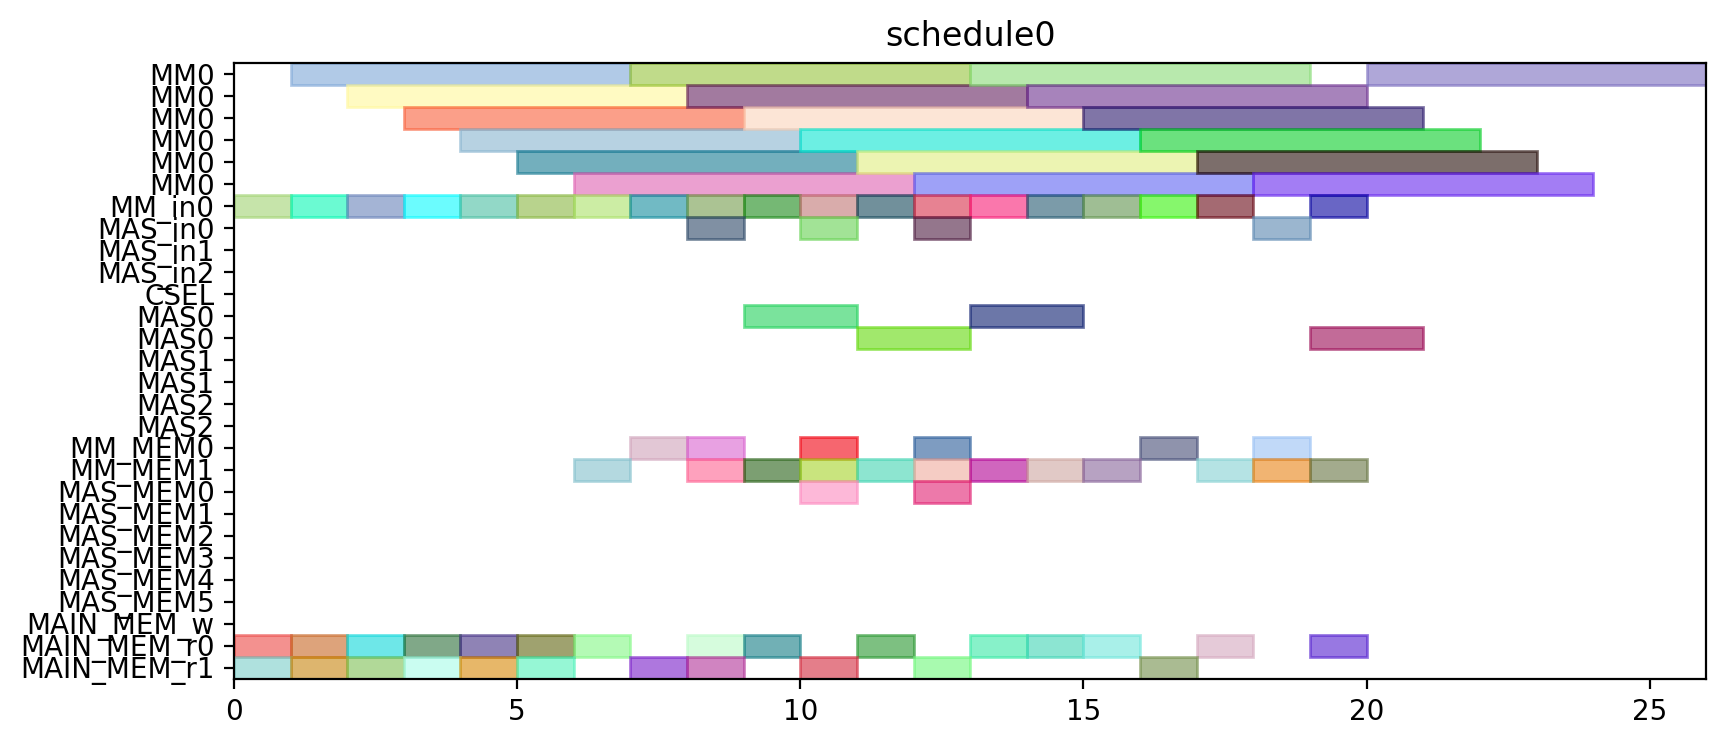

Reproduce this figure in Python.
from pyschedule import Scenario, solvers, plotters, alt


def solve():
	horizon = 120
	S = Scenario("schedule0", horizon=horizon)

	# resource
	MM = S.Resources('MM', num=1, size=6)
	MM_in = S.Resources('MM_in', num=1)
	MAS_in = S.Resources('MAS_in', num=3)
	CSEL = S.Resource('CSEL')
	MAS = S.Resources('MAS', num=3, size=2, periods=range(1, horizon))
	MM_MEM = S.Resources('MM_MEM', num=2)
	MAS_MEM = S.Resources('MAS_MEM', num=6)
	MAIN_MEM_w = S.Resource('MAIN_MEM_w', size=1)
	MAIN_MEM_r = S.Resources('MAIN_MEM_r', num=2)

	# result of previous scheduling

	# new tasks
	Z_exp2 = S.Task('Z_exp2', length=6, delay_cost=1)
	Z_exp2 += alt(MM)
	Z_exp2_in = S.Task('Z_exp2_in', length=1, delay_cost=1)
	Z_exp2_in += alt(MM_in)
	S += Z_exp2_in*MM_in[0]<=Z_exp2*MM[0]
	Z_exp2_mem0 = S.Task('Z_exp2_mem0', length=1, delay_cost=1)
	Z_exp2_mem0 += MAIN_MEM_r[0]
	S += Z_exp2_mem0 <= Z_exp2

	Z_exp2_mem1 = S.Task('Z_exp2_mem1', length=1, delay_cost=1)
	Z_exp2_mem1 += MAIN_MEM_r[1]
	S += Z_exp2_mem1 <= Z_exp2

	NX0 = S.Task('NX0', length=6, delay_cost=1)
	NX0 += alt(MM)
	NX0_in = S.Task('NX0_in', length=1, delay_cost=1)
	NX0_in += alt(MM_in)
	S += NX0_in*MM_in[0]<=NX0*MM[0]
	NX0_mem0 = S.Task('NX0_mem0', length=1, delay_cost=1)
	NX0_mem0 += MAIN_MEM_r[0]
	S += NX0_mem0 <= NX0

	NX0_mem1 = S.Task('NX0_mem1', length=1, delay_cost=1)
	NX0_mem1 += MAIN_MEM_r[1]
	S += NX0_mem1 <= NX0

	k0_10_Z1 = S.Task('k0_10_Z1', length=6, delay_cost=1)
	k0_10_Z1 += alt(MM)
	k0_10_Z1_in = S.Task('k0_10_Z1_in', length=1, delay_cost=1)
	k0_10_Z1_in += alt(MM_in)
	S += k0_10_Z1_in*MM_in[0]<=k0_10_Z1*MM[0]
	k0_10_Z1_mem0 = S.Task('k0_10_Z1_mem0', length=1, delay_cost=1)
	k0_10_Z1_mem0 += MAIN_MEM_r[0]
	S += k0_10_Z1_mem0 <= k0_10_Z1

	k0_10_Z1_mem1 = S.Task('k0_10_Z1_mem1', length=1, delay_cost=1)
	k0_10_Z1_mem1 += MAIN_MEM_r[1]
	S += k0_10_Z1_mem1 <= k0_10_Z1

	DX0 = S.Task('DX0', length=6, delay_cost=1)
	DX0 += alt(MM)
	DX0_in = S.Task('DX0_in', length=1, delay_cost=1)
	DX0_in += alt(MM_in)
	S += DX0_in*MM_in[0]<=DX0*MM[0]
	DX0_mem0 = S.Task('DX0_mem0', length=1, delay_cost=1)
	DX0_mem0 += MAIN_MEM_r[0]
	S += DX0_mem0 <= DX0

	DX0_mem1 = S.Task('DX0_mem1', length=1, delay_cost=1)
	DX0_mem1 += MAIN_MEM_r[1]
	S += DX0_mem1 <= DX0

	NY0 = S.Task('NY0', length=6, delay_cost=1)
	NY0 += alt(MM)
	NY0_in = S.Task('NY0_in', length=1, delay_cost=1)
	NY0_in += alt(MM_in)
	S += NY0_in*MM_in[0]<=NY0*MM[0]
	NY0_mem0 = S.Task('NY0_mem0', length=1, delay_cost=1)
	NY0_mem0 += MAIN_MEM_r[0]
	S += NY0_mem0 <= NY0

	NY0_mem1 = S.Task('NY0_mem1', length=1, delay_cost=1)
	NY0_mem1 += MAIN_MEM_r[1]
	S += NY0_mem1 <= NY0

	k2_14_Z1 = S.Task('k2_14_Z1', length=6, delay_cost=1)
	k2_14_Z1 += alt(MM)
	k2_14_Z1_in = S.Task('k2_14_Z1_in', length=1, delay_cost=1)
	k2_14_Z1_in += alt(MM_in)
	S += k2_14_Z1_in*MM_in[0]<=k2_14_Z1*MM[0]
	k2_14_Z1_mem0 = S.Task('k2_14_Z1_mem0', length=1, delay_cost=1)
	k2_14_Z1_mem0 += MAIN_MEM_r[0]
	S += k2_14_Z1_mem0 <= k2_14_Z1

	k2_14_Z1_mem1 = S.Task('k2_14_Z1_mem1', length=1, delay_cost=1)
	k2_14_Z1_mem1 += MAIN_MEM_r[1]
	S += k2_14_Z1_mem1 <= k2_14_Z1

	DY0 = S.Task('DY0', length=6, delay_cost=1)
	DY0 += alt(MM)
	DY0_in = S.Task('DY0_in', length=1, delay_cost=1)
	DY0_in += alt(MM_in)
	S += DY0_in*MM_in[0]<=DY0*MM[0]
	DY0_mem0 = S.Task('DY0_mem0', length=1, delay_cost=1)
	DY0_mem0 += MAIN_MEM_r[0]
	S += DY0_mem0 <= DY0

	DY0_mem1 = S.Task('DY0_mem1', length=1, delay_cost=1)
	DY0_mem1 += MAIN_MEM_r[1]
	S += DY0_mem1 <= DY0

	Z_exp3 = S.Task('Z_exp3', length=6, delay_cost=1)
	Z_exp3 += alt(MM)
	Z_exp3_in = S.Task('Z_exp3_in', length=1, delay_cost=1)
	Z_exp3_in += alt(MM_in)
	S += Z_exp3_in*MM_in[0]<=Z_exp3*MM[0]
	Z_exp3_mem0 = S.Task('Z_exp3_mem0', length=1, delay_cost=1)
	Z_exp3_mem0 += alt(MM_MEM)
	S += (Z_exp2*MM[0])-1 < Z_exp3_mem0*MM_MEM[0]
	S += Z_exp3_mem0 <= Z_exp3

	Z_exp3_mem1 = S.Task('Z_exp3_mem1', length=1, delay_cost=1)
	Z_exp3_mem1 += MAIN_MEM_r[1]
	S += Z_exp3_mem1 <= Z_exp3

	NX1_ = S.Task('NX1_', length=2, delay_cost=1)
	NX1_ += alt(MAS)
	NX1__in = S.Task('NX1__in', length=1, delay_cost=1)
	NX1__in += alt(MAS_in)
	S += NX1__in*MAS_in[0]<=NX1_*MAS[0]

	S += NX1__in*MAS_in[1]<=NX1_*MAS[1]

	S += NX1__in*MAS_in[2]<=NX1_*MAS[2]

	NX1__mem0 = S.Task('NX1__mem0', length=1, delay_cost=1)
	NX1__mem0 += alt(MM_MEM)
	S += (NX0*MM[0])-1 < NX1__mem0*MM_MEM[0]
	S += NX1__mem0 <= NX1_

	NX1__mem1 = S.Task('NX1__mem1', length=1, delay_cost=1)
	NX1__mem1 += alt(MM_MEM)
	S += (k0_10_Z1*MM[0])-1 < NX1__mem1*MM_MEM[1]
	S += NX1__mem1 <= NX1_

	k0_9_Z2 = S.Task('k0_9_Z2', length=6, delay_cost=1)
	k0_9_Z2 += alt(MM)
	k0_9_Z2_in = S.Task('k0_9_Z2_in', length=1, delay_cost=1)
	k0_9_Z2_in += alt(MM_in)
	S += k0_9_Z2_in*MM_in[0]<=k0_9_Z2*MM[0]
	k0_9_Z2_mem0 = S.Task('k0_9_Z2_mem0', length=1, delay_cost=1)
	k0_9_Z2_mem0 += MAIN_MEM_r[0]
	S += k0_9_Z2_mem0 <= k0_9_Z2

	k0_9_Z2_mem1 = S.Task('k0_9_Z2_mem1', length=1, delay_cost=1)
	k0_9_Z2_mem1 += alt(MM_MEM)
	S += (Z_exp2*MM[0])-1 < k0_9_Z2_mem1*MM_MEM[1]
	S += k0_9_Z2_mem1 <= k0_9_Z2

	k1_9_Z2 = S.Task('k1_9_Z2', length=6, delay_cost=1)
	k1_9_Z2 += alt(MM)
	k1_9_Z2_in = S.Task('k1_9_Z2_in', length=1, delay_cost=1)
	k1_9_Z2_in += alt(MM_in)
	S += k1_9_Z2_in*MM_in[0]<=k1_9_Z2*MM[0]
	k1_9_Z2_mem0 = S.Task('k1_9_Z2_mem0', length=1, delay_cost=1)
	k1_9_Z2_mem0 += MAIN_MEM_r[0]
	S += k1_9_Z2_mem0 <= k1_9_Z2

	k1_9_Z2_mem1 = S.Task('k1_9_Z2_mem1', length=1, delay_cost=1)
	k1_9_Z2_mem1 += alt(MM_MEM)
	S += (Z_exp2*MM[0])-1 < k1_9_Z2_mem1*MM_MEM[1]
	S += k1_9_Z2_mem1 <= k1_9_Z2

	NY1_ = S.Task('NY1_', length=2, delay_cost=1)
	NY1_ += alt(MAS)
	NY1__in = S.Task('NY1__in', length=1, delay_cost=1)
	NY1__in += alt(MAS_in)
	S += NY1__in*MAS_in[0]<=NY1_*MAS[0]

	S += NY1__in*MAS_in[1]<=NY1_*MAS[1]

	S += NY1__in*MAS_in[2]<=NY1_*MAS[2]

	NY1__mem0 = S.Task('NY1__mem0', length=1, delay_cost=1)
	NY1__mem0 += alt(MM_MEM)
	S += (NY0*MM[0])-1 < NY1__mem0*MM_MEM[0]
	S += NY1__mem0 <= NY1_

	NY1__mem1 = S.Task('NY1__mem1', length=1, delay_cost=1)
	NY1__mem1 += alt(MM_MEM)
	S += (k2_14_Z1*MM[0])-1 < NY1__mem1*MM_MEM[1]
	S += NY1__mem1 <= NY1_

	k2_13_Z2 = S.Task('k2_13_Z2', length=6, delay_cost=1)
	k2_13_Z2 += alt(MM)
	k2_13_Z2_in = S.Task('k2_13_Z2_in', length=1, delay_cost=1)
	k2_13_Z2_in += alt(MM_in)
	S += k2_13_Z2_in*MM_in[0]<=k2_13_Z2*MM[0]
	k2_13_Z2_mem0 = S.Task('k2_13_Z2_mem0', length=1, delay_cost=1)
	k2_13_Z2_mem0 += MAIN_MEM_r[0]
	S += k2_13_Z2_mem0 <= k2_13_Z2

	k2_13_Z2_mem1 = S.Task('k2_13_Z2_mem1', length=1, delay_cost=1)
	k2_13_Z2_mem1 += alt(MM_MEM)
	S += (Z_exp2*MM[0])-1 < k2_13_Z2_mem1*MM_MEM[1]
	S += k2_13_Z2_mem1 <= k2_13_Z2

	k3_14_Z2 = S.Task('k3_14_Z2', length=6, delay_cost=1)
	k3_14_Z2 += alt(MM)
	k3_14_Z2_in = S.Task('k3_14_Z2_in', length=1, delay_cost=1)
	k3_14_Z2_in += alt(MM_in)
	S += k3_14_Z2_in*MM_in[0]<=k3_14_Z2*MM[0]
	k3_14_Z2_mem0 = S.Task('k3_14_Z2_mem0', length=1, delay_cost=1)
	k3_14_Z2_mem0 += MAIN_MEM_r[0]
	S += k3_14_Z2_mem0 <= k3_14_Z2

	k3_14_Z2_mem1 = S.Task('k3_14_Z2_mem1', length=1, delay_cost=1)
	k3_14_Z2_mem1 += alt(MM_MEM)
	S += (Z_exp2*MM[0])-1 < k3_14_Z2_mem1*MM_MEM[1]
	S += k3_14_Z2_mem1 <= k3_14_Z2

	Z_exp4 = S.Task('Z_exp4', length=6, delay_cost=1)
	Z_exp4 += alt(MM)
	Z_exp4_in = S.Task('Z_exp4_in', length=1, delay_cost=1)
	Z_exp4_in += alt(MM_in)
	S += Z_exp4_in*MM_in[0]<=Z_exp4*MM[0]
	Z_exp4_mem0 = S.Task('Z_exp4_mem0', length=1, delay_cost=1)
	Z_exp4_mem0 += alt(MM_MEM)
	S += (Z_exp3*MM[0])-1 < Z_exp4_mem0*MM_MEM[0]
	S += Z_exp4_mem0 <= Z_exp4

	Z_exp4_mem1 = S.Task('Z_exp4_mem1', length=1, delay_cost=1)
	Z_exp4_mem1 += MAIN_MEM_r[1]
	S += Z_exp4_mem1 <= Z_exp4

	NX1 = S.Task('NX1', length=6, delay_cost=1)
	NX1 += alt(MM)
	NX1_in = S.Task('NX1_in', length=1, delay_cost=1)
	NX1_in += alt(MM_in)
	S += NX1_in*MM_in[0]<=NX1*MM[0]
	NX1_mem0 = S.Task('NX1_mem0', length=1, delay_cost=1)
	NX1_mem0 += alt(MAS_MEM)
	S += (NX1_*MAS[0])-1 < NX1_mem0*MAS_MEM[0]
	S += (NX1_*MAS[1])-1 < NX1_mem0*MAS_MEM[2]
	S += (NX1_*MAS[2])-1 < NX1_mem0*MAS_MEM[4]
	S += NX1_mem0 <= NX1

	NX1_mem1 = S.Task('NX1_mem1', length=1, delay_cost=1)
	NX1_mem1 += MAIN_MEM_r[1]
	S += NX1_mem1 <= NX1

	k0_8_Z3 = S.Task('k0_8_Z3', length=6, delay_cost=1)
	k0_8_Z3 += alt(MM)
	k0_8_Z3_in = S.Task('k0_8_Z3_in', length=1, delay_cost=1)
	k0_8_Z3_in += alt(MM_in)
	S += k0_8_Z3_in*MM_in[0]<=k0_8_Z3*MM[0]
	k0_8_Z3_mem0 = S.Task('k0_8_Z3_mem0', length=1, delay_cost=1)
	k0_8_Z3_mem0 += MAIN_MEM_r[0]
	S += k0_8_Z3_mem0 <= k0_8_Z3

	k0_8_Z3_mem1 = S.Task('k0_8_Z3_mem1', length=1, delay_cost=1)
	k0_8_Z3_mem1 += alt(MM_MEM)
	S += (Z_exp3*MM[0])-1 < k0_8_Z3_mem1*MM_MEM[1]
	S += k0_8_Z3_mem1 <= k0_8_Z3

	DX1_ = S.Task('DX1_', length=2, delay_cost=1)
	DX1_ += alt(MAS)
	DX1__in = S.Task('DX1__in', length=1, delay_cost=1)
	DX1__in += alt(MAS_in)
	S += DX1__in*MAS_in[0]<=DX1_*MAS[0]

	S += DX1__in*MAS_in[1]<=DX1_*MAS[1]

	S += DX1__in*MAS_in[2]<=DX1_*MAS[2]

	DX1__mem0 = S.Task('DX1__mem0', length=1, delay_cost=1)
	DX1__mem0 += alt(MM_MEM)
	S += (DX0*MM[0])-1 < DX1__mem0*MM_MEM[0]
	S += DX1__mem0 <= DX1_

	DX1__mem1 = S.Task('DX1__mem1', length=1, delay_cost=1)
	DX1__mem1 += alt(MM_MEM)
	S += (k1_9_Z2*MM[0])-1 < DX1__mem1*MM_MEM[1]
	S += DX1__mem1 <= DX1_

	k1_8_Z3 = S.Task('k1_8_Z3', length=6, delay_cost=1)
	k1_8_Z3 += alt(MM)
	k1_8_Z3_in = S.Task('k1_8_Z3_in', length=1, delay_cost=1)
	k1_8_Z3_in += alt(MM_in)
	S += k1_8_Z3_in*MM_in[0]<=k1_8_Z3*MM[0]
	k1_8_Z3_mem0 = S.Task('k1_8_Z3_mem0', length=1, delay_cost=1)
	k1_8_Z3_mem0 += MAIN_MEM_r[0]
	S += k1_8_Z3_mem0 <= k1_8_Z3

	k1_8_Z3_mem1 = S.Task('k1_8_Z3_mem1', length=1, delay_cost=1)
	k1_8_Z3_mem1 += alt(MM_MEM)
	S += (Z_exp3*MM[0])-1 < k1_8_Z3_mem1*MM_MEM[1]
	S += k1_8_Z3_mem1 <= k1_8_Z3

	NY1 = S.Task('NY1', length=6, delay_cost=1)
	NY1 += alt(MM)
	NY1_in = S.Task('NY1_in', length=1, delay_cost=1)
	NY1_in += alt(MM_in)
	S += NY1_in*MM_in[0]<=NY1*MM[0]
	NY1_mem0 = S.Task('NY1_mem0', length=1, delay_cost=1)
	NY1_mem0 += alt(MAS_MEM)
	S += (NY1_*MAS[0])-1 < NY1_mem0*MAS_MEM[0]
	S += (NY1_*MAS[1])-1 < NY1_mem0*MAS_MEM[2]
	S += (NY1_*MAS[2])-1 < NY1_mem0*MAS_MEM[4]
	S += NY1_mem0 <= NY1

	NY1_mem1 = S.Task('NY1_mem1', length=1, delay_cost=1)
	NY1_mem1 += MAIN_MEM_r[1]
	S += NY1_mem1 <= NY1

	k2_12_Z3 = S.Task('k2_12_Z3', length=6, delay_cost=1)
	k2_12_Z3 += alt(MM)
	k2_12_Z3_in = S.Task('k2_12_Z3_in', length=1, delay_cost=1)
	k2_12_Z3_in += alt(MM_in)
	S += k2_12_Z3_in*MM_in[0]<=k2_12_Z3*MM[0]
	k2_12_Z3_mem0 = S.Task('k2_12_Z3_mem0', length=1, delay_cost=1)
	k2_12_Z3_mem0 += MAIN_MEM_r[0]
	S += k2_12_Z3_mem0 <= k2_12_Z3

	k2_12_Z3_mem1 = S.Task('k2_12_Z3_mem1', length=1, delay_cost=1)
	k2_12_Z3_mem1 += alt(MM_MEM)
	S += (Z_exp3*MM[0])-1 < k2_12_Z3_mem1*MM_MEM[1]
	S += k2_12_Z3_mem1 <= k2_12_Z3

	DY1_ = S.Task('DY1_', length=2, delay_cost=1)
	DY1_ += alt(MAS)
	DY1__in = S.Task('DY1__in', length=1, delay_cost=1)
	DY1__in += alt(MAS_in)
	S += DY1__in*MAS_in[0]<=DY1_*MAS[0]

	S += DY1__in*MAS_in[1]<=DY1_*MAS[1]

	S += DY1__in*MAS_in[2]<=DY1_*MAS[2]

	DY1__mem0 = S.Task('DY1__mem0', length=1, delay_cost=1)
	DY1__mem0 += alt(MM_MEM)
	S += (DY0*MM[0])-1 < DY1__mem0*MM_MEM[0]
	S += DY1__mem0 <= DY1_

	DY1__mem1 = S.Task('DY1__mem1', length=1, delay_cost=1)
	DY1__mem1 += alt(MM_MEM)
	S += (k3_14_Z2*MM[0])-1 < DY1__mem1*MM_MEM[1]
	S += DY1__mem1 <= DY1_

	k3_13_Z3 = S.Task('k3_13_Z3', length=6, delay_cost=1)
	k3_13_Z3 += alt(MM)
	k3_13_Z3_in = S.Task('k3_13_Z3_in', length=1, delay_cost=1)
	k3_13_Z3_in += alt(MM_in)
	S += k3_13_Z3_in*MM_in[0]<=k3_13_Z3*MM[0]
	k3_13_Z3_mem0 = S.Task('k3_13_Z3_mem0', length=1, delay_cost=1)
	k3_13_Z3_mem0 += MAIN_MEM_r[0]
	S += k3_13_Z3_mem0 <= k3_13_Z3

	k3_13_Z3_mem1 = S.Task('k3_13_Z3_mem1', length=1, delay_cost=1)
	k3_13_Z3_mem1 += alt(MM_MEM)
	S += (Z_exp3*MM[0])-1 < k3_13_Z3_mem1*MM_MEM[1]
	S += k3_13_Z3_mem1 <= k3_13_Z3

	solvers.mip.solve(S,msg=1,kind='CPLEX',ratio_gap=1.01)

	solution = [['hoge']*len(S.solution()[1]) for i in range(len(S.solution()))]
	for i in range(len(S.solution())):
		for j in range(len(S.solution()[i])):
			solution[i][j]=str(S.solution()[i][j])
	print(solution)

	cycles = int(solution[-1][3])

	pic_file_name = "/mnt/rose/usr1/fukuda/ABE/multiRAM_multiMAS_16mux/scheduling_result/stage6MM1_stage2MAS3/ISOGENY/schedule0.png"
	if(S.solution() != []):
		plotters.matplotlib.plot(S,img_filename=pic_file_name, show_task_labels=False, fig_size=(cycles*0.25+3, 4))

	return solution
